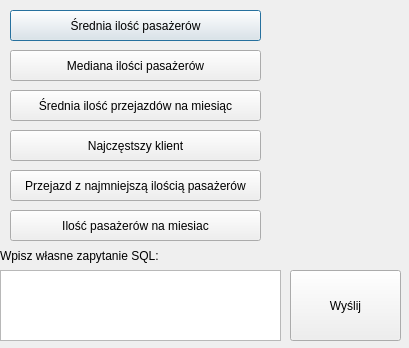
<?xml version="1.0" encoding="UTF-8"?>
<ui version="4.0">
 <class>optionswindow</class>
 <widget class="QDialog" name="optionswindow">
  <property name="geometry">
   <rect>
    <x>0</x>
    <y>0</y>
    <width>409</width>
    <height>348</height>
   </rect>
  </property>
  <property name="windowTitle">
   <string>Wybierz Co chcesz wyświetlić </string>
  </property>
  <widget class="QPushButton" name="sredniapasazerowguzik">
   <property name="geometry">
    <rect>
     <x>10</x>
     <y>10</y>
     <width>251</width>
     <height>31</height>
    </rect>
   </property>
   <property name="text">
    <string>Średnia ilość pasażerów</string>
   </property>
  </widget>
  <widget class="QPushButton" name="medianailoscpasazerowguzik">
   <property name="geometry">
    <rect>
     <x>10</x>
     <y>50</y>
     <width>251</width>
     <height>31</height>
    </rect>
   </property>
   <property name="text">
    <string>Mediana ilości pasażerów</string>
   </property>
  </widget>
  <widget class="QPushButton" name="sredniaprzejazdowmiesiacguzik">
   <property name="geometry">
    <rect>
     <x>10</x>
     <y>90</y>
     <width>251</width>
     <height>31</height>
    </rect>
   </property>
   <property name="text">
    <string>Średnia ilość przejazdów na miesiąc</string>
   </property>
  </widget>
  <widget class="QPushButton" name="najczestszyklientguzik">
   <property name="geometry">
    <rect>
     <x>10</x>
     <y>130</y>
     <width>251</width>
     <height>31</height>
    </rect>
   </property>
   <property name="text">
    <string>Najczęstszy klient</string>
   </property>
  </widget>
  <widget class="QPushButton" name="najmniejpasazerowguzik">
   <property name="geometry">
    <rect>
     <x>10</x>
     <y>170</y>
     <width>251</width>
     <height>31</height>
    </rect>
   </property>
   <property name="text">
    <string>Przejazd z najmniejszą ilością pasażerów</string>
   </property>
  </widget>
  <widget class="QPushButton" name="pasazerowienamiesiac">
   <property name="geometry">
    <rect>
     <x>10</x>
     <y>210</y>
     <width>251</width>
     <height>31</height>
    </rect>
   </property>
   <property name="text">
    <string>Ilość pasażerów na miesiac</string>
   </property>
  </widget>
  <widget class="QPushButton" name="wlasnequeryguzik">
   <property name="geometry">
    <rect>
     <x>290</x>
     <y>270</y>
     <width>111</width>
     <height>71</height>
    </rect>
   </property>
   <property name="text">
    <string>Wyślij</string>
   </property>
  </widget>
  <widget class="QTextEdit" name="sqlquerybox">
   <property name="geometry">
    <rect>
     <x>0</x>
     <y>270</y>
     <width>281</width>
     <height>71</height>
    </rect>
   </property>
  </widget>
  <widget class="QLabel" name="label">
   <property name="geometry">
    <rect>
     <x>0</x>
     <y>240</y>
     <width>241</width>
     <height>31</height>
    </rect>
   </property>
   <property name="text">
    <string>Wpisz własne zapytanie SQL:</string>
   </property>
  </widget>
 </widget>
 <resources/>
 <connections/>
</ui>
